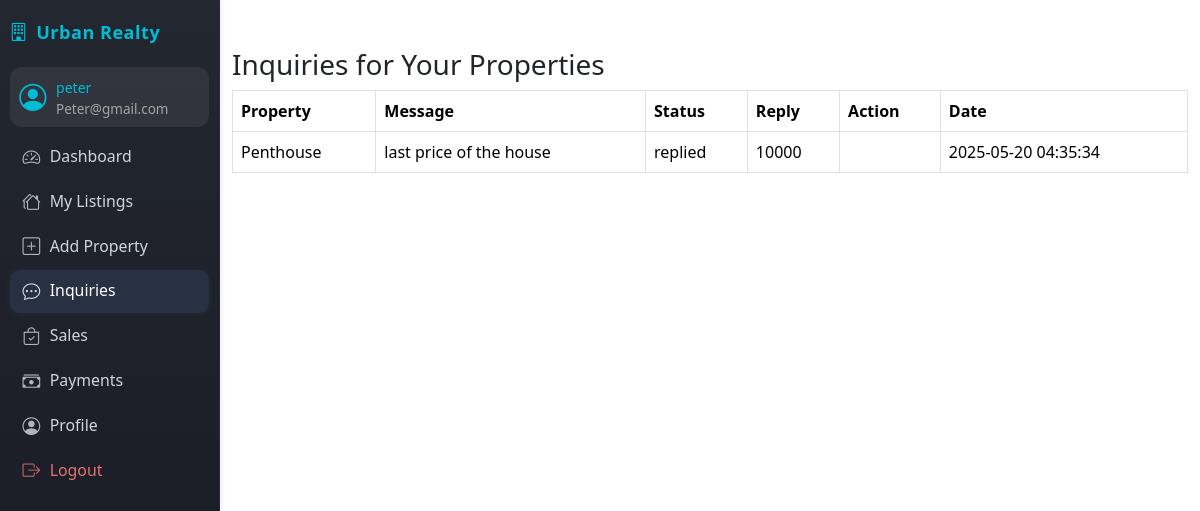
The app's page /inquiries/view_inquiries.php (signed in) with its own data.
### tables this page shows
CREATE TABLE `users` (
  `id` int(11) NOT NULL AUTO_INCREMENT,
  `username` varchar(100) DEFAULT NULL,
  `password` varchar(255) DEFAULT NULL,
  `email` varchar(100) DEFAULT NULL,
  `role` enum('admin','agent','client') DEFAULT NULL,
  `created_at` datetime DEFAULT current_timestamp(),
  PRIMARY KEY (`id`),
  UNIQUE KEY `username` (`username`),
  UNIQUE KEY `email` (`email`)
);

CREATE TABLE `inquiries` (
  `id` int(11) NOT NULL AUTO_INCREMENT,
  `client_id` int(11) DEFAULT NULL,
  `property_id` int(11) DEFAULT NULL,
  `message` text DEFAULT NULL,
  `status` enum('pending','replied') DEFAULT 'pending',
  `created_at` datetime DEFAULT current_timestamp(),
  `reply` text DEFAULT NULL,
  PRIMARY KEY (`id`),
  KEY `client_id` (`client_id`),
  KEY `property_id` (`property_id`),
  CONSTRAINT `inquiries_ibfk_1` FOREIGN KEY (`client_id`) REFERENCES `users` (`id`),
  CONSTRAINT `inquiries_ibfk_2` FOREIGN KEY (`property_id`) REFERENCES `properties` (`id`)
);

CREATE TABLE `properties` (
  `id` int(11) NOT NULL AUTO_INCREMENT,
  `agent_id` int(11) DEFAULT NULL,
  `title` varchar(255) DEFAULT NULL,
  `description` text DEFAULT NULL,
  `price` decimal(12,2) DEFAULT NULL,
  `location` varchar(100) DEFAULT NULL,
  `type` enum('apartment','house','land','commercial') DEFAULT NULL,
  `image` varchar(255) DEFAULT NULL,
  `status` enum('available','sold') DEFAULT 'available',
  `created_at` datetime DEFAULT current_timestamp(),
  PRIMARY KEY (`id`),
  KEY `agent_id` (`agent_id`),
  CONSTRAINT `properties_ibfk_1` FOREIGN KEY (`agent_id`) REFERENCES `users` (`id`)
);

### inquiries/view_inquiries.php (the view, shortened to what this page needs)
<?php require_once('../includes/auth.php'); require_once('../includes/db.php');
$aid=$_SESSION['user_id'];
$sql="SELECT i.*, p.title FROM inquiries i JOIN properties p ON i.property_id=p.id WHERE p.agent_id=$aid ORDER BY i.id DESC";
$res=$conn->query($sql);
?>
<!DOCTYPE html>
<html><head><title>Property Inquiries</title><link rel="stylesheet" href="../assets/css/bootstrap.min.css"></head>
<body>
    <?php include('../includes/sidebar.php'); ?>
    <div class="container mt-5">
    <h3>Inquiries for Your Properties</h3>
    <table class="table table-bordered">
        <tr><th>Property</th><th>Message</th><th>Status</th><th>Reply</th><th>Action</th><th>Date</th></tr>
        <?php while($row=$res->fetch_assoc()): ?>
        <tr>
            <td><?=$row['title']?></td>
            <td><?=htmlspecialchars($row['message'])?></td>
            <td><?=$row['status']?></td>
            <td><?=htmlspecialchars($row['reply'] ?? '')?></td>
            <td>
            </td>
            <td><?=$row['created_at']?></td>
        </tr>
        <?php endwhile; ?>
    </table>
</div></body></html>

### includes/sidebar.php (shortened to what this page needs)
<?php
$role = $_SESSION['role'];
$user_id = $_SESSION['user_id'] ?? null;
$user_name = '';
$user_email = '';
if ($user_id) {
    $user_res = $conn->query("SELECT username,email FROM users WHERE id=$user_id");
    if ($user_res && $user_res->num_rows) {
        $u = $user_res->fetch_assoc();
        $user_name = htmlspecialchars($u['username']);
        $user_email = htmlspecialchars($u['email']);
    }
}
?>
<head>
    <link rel="stylesheet" href="https://cdn.jsdelivr.net/npm/bootstrap-icons@1.11.3/font/bootstrap-icons.min.css">
</head>
<nav class="sidebar">
    <div class="sidebar-brand">
        <i class="bi bi-building"></i> Urban Realty
    </div>
    <div class="user-mini-profile mb-2">
        <i class="bi bi-person-circle"></i>
        <div class="user-details">
            <span><?= $user_name ?: ucfirst($role) ?></span>
            <small style="color:#a5a5a5;font-size:0.95em;"><?= $user_email ?></small>
        </div>
    </div>
    <ul class="nav flex-column">
        <?php if($role=='admin'): ?>
            <li><a href="../dashboards/admin_dashboard.php" class="nav-link <?=strpos($_SERVER['PHP_SELF'],'admin_analytics.php')!==false?'active':''?>"><i class="bi bi-speedometer2"></i> Dashboard</a></li>
            <li><a href="../users/manage_users.php" class="nav-link <?=strpos($_SERVER['PHP_SELF'],'manage_users.php')!==false?'active':''?>"><i class="bi bi-people"></i> Users</a></li>
            <li><a href="../properties/manage_properties.php" class="nav-link <?=strpos($_SERVER['PHP_SELF'],'manage_properties.php')!==false?'active':''?>"><i class="bi bi-house-gear"></i> Properties</a></li>
            <li><a href="../sales/view_sales.php" class="nav-link <?=strpos($_SERVER['PHP_SELF'],'view_sales.php')!==false?'active':''?>"><i class="bi bi-bag-check"></i> Sales</a></li>
            <li><a href="../payments/view_payments.php" class="nav-link <?=strpos($_SERVER['PHP_SELF'],'view_payments.php')!==false?'active':''?>"><i class="bi bi-cash-stack"></i> Payments</a></li>
        <?php elseif($role=='agent'): ?>
            <li><a href="../dashboards/agent_dashboard.php" class="nav-link <?=strpos($_SERVER['PHP_SELF'],'agent_dashboard.php')!==false?'active':''?>"><i class="bi bi-speedometer2"></i> Dashboard</a></li>
            <li><a href="../properties/my_properties.php" class="nav-link <?=strpos($_SERVER['PHP_SELF'],'my_properties.php')!==false?'active':''?>"><i class="bi bi-houses"></i> My Listings</a></li>
            <li><a href="../properties/add_property.php" class="nav-link <?=strpos($_SERVER['PHP_SELF'],'add_property.php')!==false?'active':''?>"><i class="bi bi-plus-square"></i> Add Property</a></li>
            <li><a href="../inquiries/view_inquiries.php" class="nav-link <?=strpos($_SERVER['PHP_SELF'],'view_inquiries.php')!==false?'active':''?>"><i class="bi bi-chat-dots"></i> Inquiries</a></li>
            <li><a href="../sales/view_sales.php" class="nav-link <?=strpos($_SERVER['PHP_SELF'],'view_sales.php')!==false?'active':''?>"><i class="bi bi-bag-check"></i> Sales</a></li>
            <li><a href="../payments/view_payments.php" class="nav-link <?=strpos($_SERVER['PHP_SELF'],'view_payments.php')!==false?'active':''?>"><i class="bi bi-cash-stack"></i> Payments</a></li>
            <li><a href="../users/profile.php" class="nav-link <?=strpos($_SERVER['PHP_SELF'],'profile.php')!==false?'active':''?>"><i class="bi bi-person-circle"></i> Profile</a></li>
        <?php endif; ?>
        <li><a href="../auth/logout.php" class="nav-link text-danger"><i class="bi bi-box-arrow-right"></i> Logout</a></li>
    </ul>
</nav>

### includes/sidebar.php (style rules this page uses)
.sidebar { position: fixed; top: 0; left: 0; height: 100vh; width: 220px; background: linear-gradient(180deg,#23272f 0,#171923 100%); color: #fff; padding: 1.2rem 0.6rem 1rem 0.6rem; z-index: 1000; border-right: 1px solid #292b36; box-shadow: 1px 0 6px rgba(0,0,0,0.09); display: flex; flex-direction: column; font-size: 0.96rem; overflow-y: auto; min-height: 0; max-height: 100vh; }
.sidebar-brand { font-size: 1.13rem; font-weight: 600; letter-spacing: .5px; margin-bottom: 1.3rem; color: #00bcd4; display: flex; align-items:center; gap: 0.5rem; }
.sidebar .user-mini-profile { background: rgba(255,255,255,0.07); border-radius: .75rem; padding: .6rem .6rem .5rem .6rem; margin-bottom: 1.5rem; font-size: .89rem; display: flex; align-items: center; gap: 0.6rem; }
.sidebar .user-mini-profile .bi-person-circle { font-size: 1.7rem; color: #00bcd4; }
.sidebar .user-mini-profile .user-details span { display: block; color: #00bcd4; font-weight: 500; margin-bottom: 0; font-size: 0.99em; }
.sidebar .nav { flex: 1 1 auto; margin-bottom: 1.4rem; }
.sidebar .nav-link { color: #d1d6de; margin-bottom: .10rem; padding: .52rem 0.8rem; font-size: 0.99rem; border-radius: .6rem; display: flex; align-items: center; gap: .60rem; transition: background .14s, color .13s; font-weight: 500; }
.sidebar .nav-link.active, .sidebar .nav-link:hover, .sidebar .nav-link:focus { color: #fff !important; background: #283043 !important; box-shadow: 0 1px 7px rgba(0,188,212,.09); }
.sidebar .nav-link .bi { font-size: 1.12em; opacity: 0.82; }
.sidebar .nav-link.text-danger { color: #e57373 !important; }
body { margin-left: 220px !important; }

### records on screen
users: username "peter", email "Peter@gmail.com"
inquiries: property.title "Penthouse", message "last price of the house", status "replied", reply "10000", created_at "2025-05-20 04:35:34"
